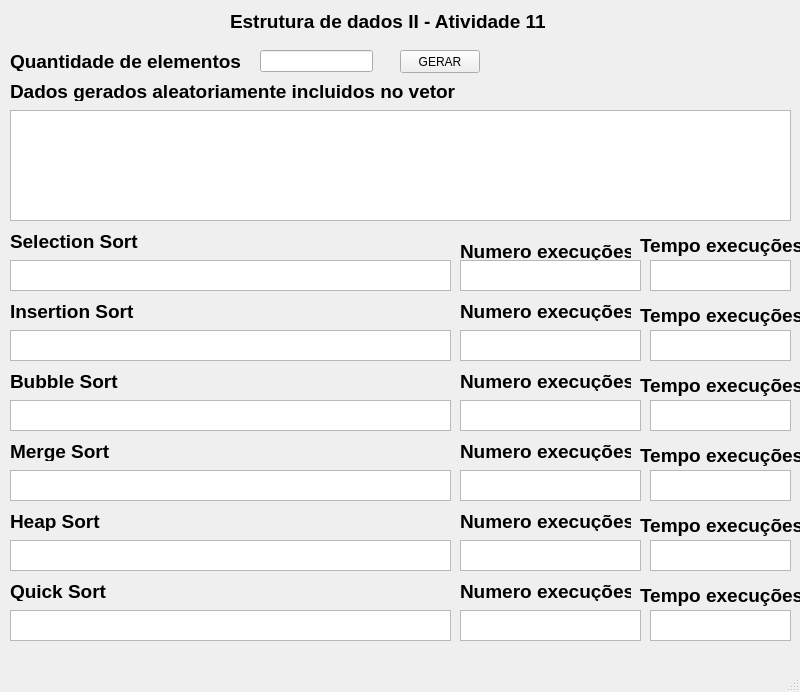
<?xml version="1.0" encoding="UTF-8"?>
<ui version="4.0">
 <class>MainWindow</class>
 <widget class="QMainWindow" name="MainWindow">
  <property name="geometry">
   <rect>
    <x>0</x>
    <y>0</y>
    <width>800</width>
    <height>692</height>
   </rect>
  </property>
  <property name="windowTitle">
   <string>TelaPrincipal</string>
  </property>
  <widget class="QWidget" name="centralwidget">
   <widget class="QLabel" name="label">
    <property name="geometry">
     <rect>
      <x>230</x>
      <y>10</y>
      <width>321</width>
      <height>21</height>
     </rect>
    </property>
    <property name="text">
     <string>&lt;html&gt;&lt;head/&gt;&lt;body&gt;&lt;p&gt;&lt;span style=&quot; font-size:14pt; font-weight:704;&quot;&gt;Estrutura de dados II - Atividade 11&lt;/span&gt;&lt;/p&gt;&lt;/body&gt;&lt;/html&gt;</string>
    </property>
   </widget>
   <widget class="QLabel" name="label_2">
    <property name="geometry">
     <rect>
      <x>10</x>
      <y>80</y>
      <width>451</width>
      <height>21</height>
     </rect>
    </property>
    <property name="text">
     <string>&lt;html&gt;&lt;head/&gt;&lt;body&gt;&lt;p&gt;&lt;span style=&quot; font-size:14pt; font-weight:700;&quot;&gt;Dados gerados aleatoriamente incluidos no vetor&lt;/span&gt;&lt;/p&gt;&lt;/body&gt;&lt;/html&gt;</string>
    </property>
   </widget>
   <widget class="QLabel" name="label_3">
    <property name="geometry">
     <rect>
      <x>10</x>
      <y>230</y>
      <width>131</width>
      <height>21</height>
     </rect>
    </property>
    <property name="text">
     <string>&lt;html&gt;&lt;head/&gt;&lt;body&gt;&lt;p&gt;&lt;span style=&quot; font-size:14pt; font-weight:700;&quot;&gt;Selection Sort&lt;/span&gt;&lt;/p&gt;&lt;/body&gt;&lt;/html&gt;</string>
    </property>
   </widget>
   <widget class="QLabel" name="label_4">
    <property name="geometry">
     <rect>
      <x>10</x>
      <y>300</y>
      <width>131</width>
      <height>21</height>
     </rect>
    </property>
    <property name="text">
     <string>&lt;html&gt;&lt;head/&gt;&lt;body&gt;&lt;p&gt;&lt;span style=&quot; font-size:14pt; font-weight:700;&quot;&gt;Insertion Sort&lt;/span&gt;&lt;/p&gt;&lt;/body&gt;&lt;/html&gt;</string>
    </property>
   </widget>
   <widget class="QLabel" name="label_5">
    <property name="geometry">
     <rect>
      <x>10</x>
      <y>50</y>
      <width>241</width>
      <height>21</height>
     </rect>
    </property>
    <property name="text">
     <string>&lt;html&gt;&lt;head/&gt;&lt;body&gt;&lt;p&gt;&lt;span style=&quot; font-size:14pt; font-weight:700;&quot;&gt;Quantidade de elementos&lt;/span&gt;&lt;/p&gt;&lt;/body&gt;&lt;/html&gt;</string>
    </property>
   </widget>
   <widget class="QLineEdit" name="lineEdit_qtd_elementos">
    <property name="geometry">
     <rect>
      <x>260</x>
      <y>50</y>
      <width>113</width>
      <height>22</height>
     </rect>
    </property>
   </widget>
   <widget class="QPushButton" name="pushButton_gerar">
    <property name="geometry">
     <rect>
      <x>400</x>
      <y>50</y>
      <width>80</width>
      <height>23</height>
     </rect>
    </property>
    <property name="text">
     <string>GERAR</string>
    </property>
   </widget>
   <widget class="QTextEdit" name="textEdit_dados_aleatorios">
    <property name="geometry">
     <rect>
      <x>10</x>
      <y>110</y>
      <width>781</width>
      <height>111</height>
     </rect>
    </property>
   </widget>
   <widget class="QTextEdit" name="textEdit_selection_sort">
    <property name="geometry">
     <rect>
      <x>10</x>
      <y>260</y>
      <width>441</width>
      <height>31</height>
     </rect>
    </property>
   </widget>
   <widget class="QTextEdit" name="textEdit_insertion_sort">
    <property name="geometry">
     <rect>
      <x>10</x>
      <y>330</y>
      <width>441</width>
      <height>31</height>
     </rect>
    </property>
   </widget>
   <widget class="QLabel" name="label_6">
    <property name="geometry">
     <rect>
      <x>460</x>
      <y>240</y>
      <width>171</width>
      <height>21</height>
     </rect>
    </property>
    <property name="text">
     <string>&lt;html&gt;&lt;head/&gt;&lt;body&gt;&lt;p&gt;&lt;span style=&quot; font-size:14pt; font-weight:700;&quot;&gt;Numero execuções&lt;/span&gt;&lt;/p&gt;&lt;/body&gt;&lt;/html&gt;</string>
    </property>
   </widget>
   <widget class="QLabel" name="label_7">
    <property name="geometry">
     <rect>
      <x>640</x>
      <y>230</y>
      <width>161</width>
      <height>31</height>
     </rect>
    </property>
    <property name="text">
     <string>&lt;html&gt;&lt;head/&gt;&lt;body&gt;&lt;p&gt;&lt;span style=&quot; font-size:14pt; font-weight:700;&quot;&gt;Tempo execuções&lt;/span&gt;&lt;/p&gt;&lt;/body&gt;&lt;/html&gt;</string>
    </property>
   </widget>
   <widget class="QTextEdit" name="textEdit_selection_sort_nmr_execucoes">
    <property name="geometry">
     <rect>
      <x>460</x>
      <y>260</y>
      <width>181</width>
      <height>31</height>
     </rect>
    </property>
   </widget>
   <widget class="QTextEdit" name="textEdit_insertion_sort_nmr_execucoes">
    <property name="geometry">
     <rect>
      <x>460</x>
      <y>330</y>
      <width>181</width>
      <height>31</height>
     </rect>
    </property>
   </widget>
   <widget class="QTextEdit" name="textEdit_selection_sort_tempo_execucoes">
    <property name="geometry">
     <rect>
      <x>650</x>
      <y>260</y>
      <width>141</width>
      <height>31</height>
     </rect>
    </property>
   </widget>
   <widget class="QLabel" name="label_8">
    <property name="geometry">
     <rect>
      <x>460</x>
      <y>300</y>
      <width>171</width>
      <height>21</height>
     </rect>
    </property>
    <property name="text">
     <string>&lt;html&gt;&lt;head/&gt;&lt;body&gt;&lt;p&gt;&lt;span style=&quot; font-size:14pt; font-weight:700;&quot;&gt;Numero execuções&lt;/span&gt;&lt;/p&gt;&lt;/body&gt;&lt;/html&gt;</string>
    </property>
   </widget>
   <widget class="QLabel" name="label_9">
    <property name="geometry">
     <rect>
      <x>640</x>
      <y>300</y>
      <width>161</width>
      <height>31</height>
     </rect>
    </property>
    <property name="text">
     <string>&lt;html&gt;&lt;head/&gt;&lt;body&gt;&lt;p&gt;&lt;span style=&quot; font-size:14pt; font-weight:700;&quot;&gt;Tempo execuções&lt;/span&gt;&lt;/p&gt;&lt;/body&gt;&lt;/html&gt;</string>
    </property>
   </widget>
   <widget class="QTextEdit" name="textEdit_insertion_sort_tempo_execucoes">
    <property name="geometry">
     <rect>
      <x>650</x>
      <y>330</y>
      <width>141</width>
      <height>31</height>
     </rect>
    </property>
   </widget>
   <widget class="QLabel" name="label_10">
    <property name="geometry">
     <rect>
      <x>460</x>
      <y>370</y>
      <width>171</width>
      <height>21</height>
     </rect>
    </property>
    <property name="text">
     <string>&lt;html&gt;&lt;head/&gt;&lt;body&gt;&lt;p&gt;&lt;span style=&quot; font-size:14pt; font-weight:700;&quot;&gt;Numero execuções&lt;/span&gt;&lt;/p&gt;&lt;/body&gt;&lt;/html&gt;</string>
    </property>
   </widget>
   <widget class="QTextEdit" name="textEdit_bubble_sort_nmr_execucoes">
    <property name="geometry">
     <rect>
      <x>460</x>
      <y>400</y>
      <width>181</width>
      <height>31</height>
     </rect>
    </property>
   </widget>
   <widget class="QLabel" name="label_11">
    <property name="geometry">
     <rect>
      <x>10</x>
      <y>370</y>
      <width>131</width>
      <height>21</height>
     </rect>
    </property>
    <property name="text">
     <string>&lt;html&gt;&lt;head/&gt;&lt;body&gt;&lt;p&gt;&lt;span style=&quot; font-size:14pt; font-weight:700;&quot;&gt;Bubble Sort&lt;/span&gt;&lt;/p&gt;&lt;/body&gt;&lt;/html&gt;</string>
    </property>
   </widget>
   <widget class="QTextEdit" name="textEdit_bubble_sort_tempo_execucoes">
    <property name="geometry">
     <rect>
      <x>650</x>
      <y>400</y>
      <width>141</width>
      <height>31</height>
     </rect>
    </property>
   </widget>
   <widget class="QLabel" name="label_12">
    <property name="geometry">
     <rect>
      <x>640</x>
      <y>370</y>
      <width>161</width>
      <height>31</height>
     </rect>
    </property>
    <property name="text">
     <string>&lt;html&gt;&lt;head/&gt;&lt;body&gt;&lt;p&gt;&lt;span style=&quot; font-size:14pt; font-weight:700;&quot;&gt;Tempo execuções&lt;/span&gt;&lt;/p&gt;&lt;/body&gt;&lt;/html&gt;</string>
    </property>
   </widget>
   <widget class="QTextEdit" name="textEdit_bubble_sort">
    <property name="geometry">
     <rect>
      <x>10</x>
      <y>400</y>
      <width>441</width>
      <height>31</height>
     </rect>
    </property>
   </widget>
   <widget class="QLabel" name="label_14">
    <property name="geometry">
     <rect>
      <x>640</x>
      <y>440</y>
      <width>161</width>
      <height>31</height>
     </rect>
    </property>
    <property name="text">
     <string>&lt;html&gt;&lt;head/&gt;&lt;body&gt;&lt;p&gt;&lt;span style=&quot; font-size:14pt; font-weight:700;&quot;&gt;Tempo execuções&lt;/span&gt;&lt;/p&gt;&lt;/body&gt;&lt;/html&gt;</string>
    </property>
   </widget>
   <widget class="QLabel" name="label_15">
    <property name="geometry">
     <rect>
      <x>10</x>
      <y>440</y>
      <width>131</width>
      <height>21</height>
     </rect>
    </property>
    <property name="text">
     <string>&lt;html&gt;&lt;head/&gt;&lt;body&gt;&lt;p&gt;&lt;span style=&quot; font-size:14pt; font-weight:700;&quot;&gt;Merge Sort&lt;/span&gt;&lt;/p&gt;&lt;/body&gt;&lt;/html&gt;</string>
    </property>
   </widget>
   <widget class="QTextEdit" name="textEdit_merge_sort">
    <property name="geometry">
     <rect>
      <x>10</x>
      <y>470</y>
      <width>441</width>
      <height>31</height>
     </rect>
    </property>
   </widget>
   <widget class="QTextEdit" name="textEdit_merge_sort_tempo_execucoes">
    <property name="geometry">
     <rect>
      <x>650</x>
      <y>470</y>
      <width>141</width>
      <height>31</height>
     </rect>
    </property>
   </widget>
   <widget class="QLabel" name="label_13">
    <property name="geometry">
     <rect>
      <x>460</x>
      <y>440</y>
      <width>171</width>
      <height>21</height>
     </rect>
    </property>
    <property name="text">
     <string>&lt;html&gt;&lt;head/&gt;&lt;body&gt;&lt;p&gt;&lt;span style=&quot; font-size:14pt; font-weight:700;&quot;&gt;Numero execuções&lt;/span&gt;&lt;/p&gt;&lt;/body&gt;&lt;/html&gt;</string>
    </property>
   </widget>
   <widget class="QTextEdit" name="textEdit_merge_sort_nmr_execucoes">
    <property name="geometry">
     <rect>
      <x>460</x>
      <y>470</y>
      <width>181</width>
      <height>31</height>
     </rect>
    </property>
   </widget>
   <widget class="QTextEdit" name="textEdit_heap_sort">
    <property name="geometry">
     <rect>
      <x>10</x>
      <y>540</y>
      <width>441</width>
      <height>31</height>
     </rect>
    </property>
   </widget>
   <widget class="QTextEdit" name="textEdit_heap_sort_tempo_execucoes">
    <property name="geometry">
     <rect>
      <x>650</x>
      <y>540</y>
      <width>141</width>
      <height>31</height>
     </rect>
    </property>
   </widget>
   <widget class="QTextEdit" name="textEdit_heap_sort_nmr_execucoes">
    <property name="geometry">
     <rect>
      <x>460</x>
      <y>540</y>
      <width>181</width>
      <height>31</height>
     </rect>
    </property>
   </widget>
   <widget class="QLabel" name="label_16">
    <property name="geometry">
     <rect>
      <x>10</x>
      <y>510</y>
      <width>101</width>
      <height>21</height>
     </rect>
    </property>
    <property name="text">
     <string>&lt;html&gt;&lt;head/&gt;&lt;body&gt;&lt;p&gt;&lt;span style=&quot; font-size:14pt; font-weight:704;&quot;&gt;Heap Sort&lt;/span&gt;&lt;/p&gt;&lt;/body&gt;&lt;/html&gt;</string>
    </property>
   </widget>
   <widget class="QLabel" name="label_17">
    <property name="geometry">
     <rect>
      <x>640</x>
      <y>510</y>
      <width>161</width>
      <height>31</height>
     </rect>
    </property>
    <property name="text">
     <string>&lt;html&gt;&lt;head/&gt;&lt;body&gt;&lt;p&gt;&lt;span style=&quot; font-size:14pt; font-weight:700;&quot;&gt;Tempo execuções&lt;/span&gt;&lt;/p&gt;&lt;/body&gt;&lt;/html&gt;</string>
    </property>
   </widget>
   <widget class="QLabel" name="label_18">
    <property name="geometry">
     <rect>
      <x>460</x>
      <y>510</y>
      <width>171</width>
      <height>21</height>
     </rect>
    </property>
    <property name="text">
     <string>&lt;html&gt;&lt;head/&gt;&lt;body&gt;&lt;p&gt;&lt;span style=&quot; font-size:14pt; font-weight:700;&quot;&gt;Numero execuções&lt;/span&gt;&lt;/p&gt;&lt;/body&gt;&lt;/html&gt;</string>
    </property>
   </widget>
   <widget class="QLabel" name="label_19">
    <property name="geometry">
     <rect>
      <x>640</x>
      <y>580</y>
      <width>161</width>
      <height>31</height>
     </rect>
    </property>
    <property name="text">
     <string>&lt;html&gt;&lt;head/&gt;&lt;body&gt;&lt;p&gt;&lt;span style=&quot; font-size:14pt; font-weight:700;&quot;&gt;Tempo execuções&lt;/span&gt;&lt;/p&gt;&lt;/body&gt;&lt;/html&gt;</string>
    </property>
   </widget>
   <widget class="QLabel" name="label_20">
    <property name="geometry">
     <rect>
      <x>460</x>
      <y>580</y>
      <width>171</width>
      <height>21</height>
     </rect>
    </property>
    <property name="text">
     <string>&lt;html&gt;&lt;head/&gt;&lt;body&gt;&lt;p&gt;&lt;span style=&quot; font-size:14pt; font-weight:700;&quot;&gt;Numero execuções&lt;/span&gt;&lt;/p&gt;&lt;/body&gt;&lt;/html&gt;</string>
    </property>
   </widget>
   <widget class="QTextEdit" name="textEdit_quick_sort">
    <property name="geometry">
     <rect>
      <x>10</x>
      <y>610</y>
      <width>441</width>
      <height>31</height>
     </rect>
    </property>
   </widget>
   <widget class="QTextEdit" name="textEdit_quick_sort_tempo_execucoes">
    <property name="geometry">
     <rect>
      <x>650</x>
      <y>610</y>
      <width>141</width>
      <height>31</height>
     </rect>
    </property>
   </widget>
   <widget class="QTextEdit" name="textEdit_quick_sort_nmr_execucoes">
    <property name="geometry">
     <rect>
      <x>460</x>
      <y>610</y>
      <width>181</width>
      <height>31</height>
     </rect>
    </property>
   </widget>
   <widget class="QLabel" name="label_21">
    <property name="geometry">
     <rect>
      <x>10</x>
      <y>580</y>
      <width>101</width>
      <height>21</height>
     </rect>
    </property>
    <property name="text">
     <string>&lt;html&gt;&lt;head/&gt;&lt;body&gt;&lt;p&gt;&lt;span style=&quot; font-size:14pt; font-weight:704;&quot;&gt;Quick Sort&lt;/span&gt;&lt;/p&gt;&lt;/body&gt;&lt;/html&gt;</string>
    </property>
   </widget>
  </widget>
  <widget class="QMenuBar" name="menubar">
   <property name="geometry">
    <rect>
     <x>0</x>
     <y>0</y>
     <width>800</width>
     <height>21</height>
    </rect>
   </property>
  </widget>
  <widget class="QStatusBar" name="statusbar"/>
 </widget>
 <resources/>
 <connections/>
</ui>
